Frame 1 (no input): blank canvas, image omitted
Frame 60 (the mouse pressed at the canvas centre just before this capture): blank canvas, image omitted
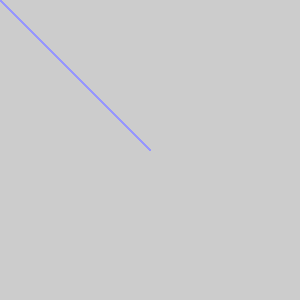
Frame 120 (the mouse held since frame 60 and released just before this capture)

The Processing sketch whose frames 1 and 60 were blank and that drew this single picture after the mouse press (run headless with seeded random() and noise(); from frame 60 on, the mouse is pressed at the canvas centre):

// Processing sketch: processing_181608
// ── processing_181608.pde

void setup() {
size(300,300);
}
 
void draw() {
stroke(mouseX, mouseY, 255);
line(0, 0, mouseX, mouseY);

}
